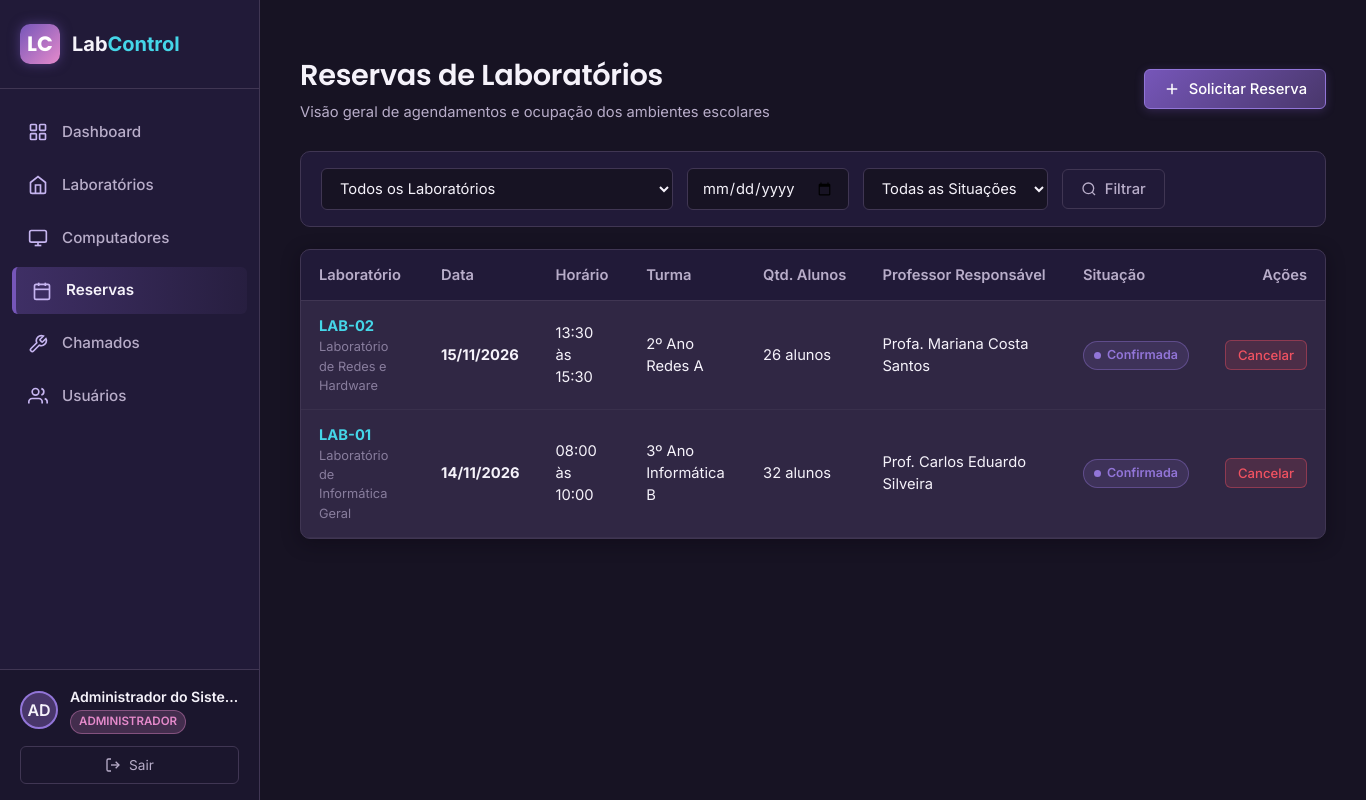
Screenshot of /reservas/ (signed in) with the database file from the repository.
### backend/models/usuario.py (models this page shows, shortened)
class Usuario(UserMixin, db.Model):
    __tablename__ = "usuarios"
    id = db.Column(db.Integer, primary_key=True)
    nome = db.Column(db.String(100), nullable=False)
    email = db.Column(db.String(120), unique=True, nullable=False, index=True)
    username = db.Column(db.String(50), unique=True, nullable=False, index=True)
    senha_hash = db.Column(db.String(255), nullable=False)
    perfil = db.Column(db.String(20), nullable=False)  # Administrador, Professor, TI
    ativo = db.Column(db.Boolean, default=True, nullable=False)
    criado_em = db.Column(db.DateTime, default=utc_now, nullable=False)
    reservas = db.relationship("Reserva", back_populates="professor", foreign_keys="Reserva.professor_id")
    chamados_abertos = db.relationship("Chamado", back_populates="usuario", foreign_keys="Chamado.usuario_id")
    chamados_atendidos = db.relationship("Chamado", back_populates="responsavel", foreign_keys="Chamado.responsavel_id")
    @property
    def is_admin(self) -> bool:
        return self.perfil == "Administrador"
    @property
    def is_professor(self) -> bool:
        return self.perfil == "Professor"

### backend/models/reserva.py (models this page shows, shortened)
class Reserva(db.Model):
    __tablename__ = "reservas"
    id = db.Column(db.Integer, primary_key=True)
    professor_id = db.Column(db.Integer, db.ForeignKey("usuarios.id"), nullable=False)
    laboratorio_id = db.Column(db.Integer, db.ForeignKey("laboratorios.id"), nullable=False)
    turma = db.Column(db.String(50), nullable=False)
    quantidade_alunos = db.Column(db.Integer, nullable=False)
    data = db.Column(db.Date, nullable=False, index=True)
    horario_inicio = db.Column(db.Time, nullable=False)
    horario_fim = db.Column(db.Time, nullable=False)
    finalidade = db.Column(db.Text, nullable=True)
    situacao = db.Column(db.String(20), default="Confirmada", nullable=False)  # Confirmada, Cancelada
    criado_em = db.Column(db.DateTime, default=utc_now, nullable=False)
    professor = db.relationship("Usuario", back_populates="reservas", foreign_keys=[professor_id])
    laboratorio = db.relationship("Laboratorio", back_populates="reservas", foreign_keys=[laboratorio_id])

### backend/models/laboratorio.py (models this page shows, shortened)
class Laboratorio(db.Model):
    __tablename__ = "laboratorios"
    id = db.Column(db.Integer, primary_key=True)
    identificador = db.Column(db.String(50), unique=True, nullable=False, index=True)
    nome = db.Column(db.String(100), nullable=False)
    capacidade_maxima = db.Column(db.Integer, nullable=False)
    descricao = db.Column(db.Text, nullable=True)
    criado_em = db.Column(db.DateTime, default=utc_now, nullable=False)
    computadores = db.relationship("Computador", back_populates="laboratorio", lazy="dynamic")
    reservas = db.relationship("Reserva", back_populates="laboratorio", lazy="dynamic")
    chamados = db.relationship("Chamado", back_populates="laboratorio", lazy="dynamic")
    @property
    def computadores_funcionando(self) -> int:
        return self.computadores.filter_by(estado="Funcionando").count()

### backend/routes/reserva_routes.py (the view)
@reserva_bp.route("/")
@login_required
def index():
    lab_id = request.args.get("laboratorio_id", "").strip()
    data_filtro = request.args.get("data", "").strip()
    situacao = request.args.get("situacao", "").strip()
    query = Reserva.query
    if current_user.is_professor:
        query = query.filter_by(professor_id=current_user.id)
    if lab_id and lab_id.isdigit():
        query = query.filter_by(laboratorio_id=int(lab_id))
    if data_filtro:
        try:
            data_obj = datetime.strptime(data_filtro, "%Y-%m-%d").date()
            query = query.filter_by(data=data_obj)
        except ValueError:
            pass
    if situacao in SITUACOES_RESERVA:
        query = query.filter_by(situacao=situacao)
    reservas = query.order_by(Reserva.data.desc(), Reserva.horario_inicio.desc()).all()
    laboratorios = Laboratorio.query.order_by(Laboratorio.identificador.asc()).all()
    return render_template(
        "reservas.html",
        reservas=reservas,
        laboratorios=laboratorios,
        situacoes=SITUACOES_RESERVA,
        lab_id=lab_id,
        data_filtro=data_filtro,
        situacao=situacao,
    )

### backend/app.py (called while the page is built)
@login_manager.user_loader
def load_user(user_id):
    return db.session.get(Usuario, int(user_id))

### backend/services/auth_service.py (called while the page is built)
def generate_csrf_token():
    if "_csrf_token" not in session:
        session["_csrf_token"] = secrets.token_hex(32)
    return session["_csrf_token"]

def validate_csrf():
    if request.method in ["POST", "PUT", "PATCH", "DELETE"]:
        token = request.form.get("csrf_token") or request.headers.get("X-CSRFToken")
        expected = session.get("_csrf_token")
        if not expected or not token or not secrets.compare_digest(token, expected):
            flash("Requisição inválida ou sessão expirada. Tente novamente.", "danger")
            abort(400)

### frontend/templates/reservas.html (shortened to what this page needs)
{% extends "base.html" %}
{% block content %}
<div class="page-header">
    <div class="header-titles">
        <h1>Reservas de Laboratórios</h1>
        <p class="header-subtitle">
            {% if current_user.is_professor %}
            Gerencie seus agendamentos de aulas práticas nos laboratórios
            {% else %}
            Visão geral de agendamentos e ocupação dos ambientes escolares
            {% endif %}
        </p>
    </div>
    <div class="header-actions">
        {% if current_user.is_professor or current_user.is_admin %}
        <button type="button" class="btn btn-primary" data-modal-target="#modal-nova-reserva">
            <svg width="18" height="18" viewBox="0 0 24 24" fill="none" stroke="currentColor" stroke-width="2"><path d="M12 5v14M5 12h14"/></svg>
            Solicitar Reserva
        </button>
        {% endif %}
    </div>
</div>
<form method="GET" action="{{ url_for('reservas.index') }}" class="filter-bar">
    <div style="min-width: 180px;">
        <select name="laboratorio_id" class="form-select">
            <option value="">Todos os Laboratórios</option>
        </select>
    </div>
    <div style="min-width: 160px;">
        <input
            type="date"
            name="data"
            value="{{ data_filtro }}"
            class="form-control"
            title="Filtrar por data específica"
        >
    </div>
    <div style="min-width: 160px;">
        <select name="situacao" class="form-select">
            <option value="">Todas as Situações</option>
        </select>
    </div>
    <button type="submit" class="btn btn-secondary">
        <svg width="16" height="16" viewBox="0 0 24 24" fill="none" stroke="currentColor" stroke-width="2"><circle cx="11" cy="11" r="8"/><line x1="21" y1="21" x2="16.65" y2="16.65"/></svg>
        Filtrar
    </button>
</form>
<div class="content-card">
    <div class="table-responsive">
        <table class="table-custom">
            <thead>
                <tr>
                    <th>Laboratório</th>
                    <th>Data</th>
                    <th>Horário</th>
                    <th>Turma</th>
                    <th>Qtd. Alunos</th>
                    <th>Professor Responsável</th>
                    <th>Situação</th>
                    <th style="text-align: right;">Ações</th>
                </tr>
            </thead>
            <tbody>
                {% for res in reservas %}
                <tr>
                    <td>
                        <strong style="color: var(--accent-cyan);">{{ res.laboratorio.identificador }}</strong>
                        <div style="font-size: 0.8rem; color: var(--text-muted);">{{ res.laboratorio.nome }}</div>
                    </td>
                    <td><strong>{{ res.data.strftime('%d/%m/%Y') }}</strong></td>
                    <td>{{ res.horario_inicio.strftime('%H:%M') }} às {{ res.horario_fim.strftime('%H:%M') }}</td>
                    <td>{{ res.turma }}</td>
                    <td>{{ res.quantidade_alunos }} alunos</td>
                    <td>{{ res.professor.nome }}</td>
                    <td>
                        <span class="status-badge badge-{{ res.situacao.lower() }}">{{ res.situacao }}</span>
                    </td>
                    <td style="text-align: right; white-space: nowrap;">
                        {% if res.situacao == 'Confirmada' and (current_user.is_admin or current_user.id == res.professor_id) %}
                        <button
                            type="button"
                            class="btn btn-danger btn-sm"
                            data-modal-target="#modal-cancelar-reserva-{{ res.id }}"
                            title="Cancelar reserva"
                        >
                            Cancelar
                        </button>
                        {% else %}
                        <span style="color: var(--text-muted); font-size: 0.8rem;">—</span>
                        {% endif %}
                    </td>
                </tr>
                {% else %}
                <tr>
                    <td colspan="8" style="text-align: center; color: var(--text-muted); padding: 30px;">
                        Nenhuma reserva encontrada para os critérios informados.
                    </td>
                </tr>
                {% endfor %}
            </tbody>
        </table>
    </div>
</div>
{% endblock %}

### frontend/templates/base.html (shortened to what this page needs)
<!DOCTYPE html>
<html lang="pt-BR">
<head>
    <link rel="stylesheet" href="{{ url_for('static', filename='css/style.css') }}">
</head>
<body>
    <div class="app-container">
        <aside class="sidebar">
            <div class="sidebar-brand">
                <div class="brand-icon">LC</div>
                <div class="brand-text">Lab<span>Control</span></div>
            </div>
            <nav class="sidebar-nav">
                <a href="{{ url_for('dashboard.index') }}" class="nav-link {% if request.blueprint == 'dashboard' %}active{% endif %}">
                    <svg viewBox="0 0 24 24" fill="none" stroke="currentColor">
                        <rect x="3" y="3" width="7" height="7" rx="1"></rect>
                        <rect x="14" y="3" width="7" height="7" rx="1"></rect>
                        <rect x="14" y="14" width="7" height="7" rx="1"></rect>
                        <rect x="3" y="14" width="7" height="7" rx="1"></rect>
                    </svg>
                    <span class="nav-text">Dashboard</span>
                </a>
                <a href="{{ url_for('laboratorios.index') }}" class="nav-link {% if request.blueprint == 'laboratorios' %}active{% endif %}">
                    <svg viewBox="0 0 24 24" fill="none" stroke="currentColor">
                        <path d="M3 9l9-7 9 7v11a2 2 0 0 1-2 2H5a2 2 0 0 1-2-2z"></path>
                        <polyline points="9 22 9 12 15 12 15 22"></polyline>
                    </svg>
                    <span class="nav-text">Laboratórios</span>
                </a>
                <a href="{{ url_for('computadores.index') }}" class="nav-link {% if request.blueprint == 'computadores' %}active{% endif %}">
                    <svg viewBox="0 0 24 24" fill="none" stroke="currentColor">
                        <rect x="2" y="3" width="20" height="14" rx="2" ry="2"></rect>
                        <line x1="8" y1="21" x2="16" y2="21"></line>
                        <line x1="12" y1="17" x2="12" y2="21"></line>
                    </svg>
                    <span class="nav-text">Computadores</span>
                </a>
                <a href="{{ url_for('reservas.index') }}" class="nav-link {% if request.blueprint == 'reservas' %}active{% endif %}">
                    <svg viewBox="0 0 24 24" fill="none" stroke="currentColor">
                        <rect x="3" y="4" width="18" height="18" rx="2" ry="2"></rect>
                        <line x1="16" y1="2" x2="16" y2="6"></line>
                        <line x1="8" y1="2" x2="8" y2="6"></line>
                        <line x1="3" y1="10" x2="21" y2="10"></line>
                    </svg>
                    <span class="nav-text">Reservas</span>
                </a>
                <a href="{{ url_for('chamados.index') }}" class="nav-link {% if request.blueprint == 'chamados' %}active{% endif %}">
                    <svg viewBox="0 0 24 24" fill="none" stroke="currentColor">
                        <path d="M14.7 6.3a1 1 0 0 0 0 1.4l1.6 1.6a1 1 0 0 0 1.4 0l3.77-3.77a6 6 0 0 1-7.94 7.94l-6.91 6.91a2.12 2.12 0 0 1-3-3l6.91-6.91a6 6 0 0 1 7.94-7.94l-3.76 3.76z"></path>
                    </svg>
                    <span class="nav-text">Chamados</span>
                </a>
                {% if current_user.is_authenticated and current_user.is_admin %}
                <a href="{{ url_for('usuarios.index') }}" class="nav-link {% if request.blueprint == 'usuarios' %}active{% endif %}">
                    <svg viewBox="0 0 24 24" fill="none" stroke="currentColor">
                        <path d="M17 21v-2a4 4 0 0 0-4-4H5a4 4 0 0 0-4 4v2"></path>
                        <circle cx="9" cy="7" r="4"></circle>
                        <path d="M23 21v-2a4 4 0 0 0-3-3.87"></path>
                        <path d="M16 3.13a4 4 0 0 1 0 7.75"></path>
                    </svg>
                    <span class="nav-text">Usuários</span>
                </a>
                {% endif %}
            </nav>
            <div class="sidebar-footer">
                {% if current_user.is_authenticated %}
                <div class="user-profile">
                    <div class="user-avatar">{{ current_user.nome[:2].upper() }}</div>
                    <div class="user-info">
                        <div class="user-name" title="{{ current_user.nome }}">{{ current_user.nome }}</div>
                        <span class="user-role-badge role-{{ current_user.perfil }}">{{ current_user.perfil }}</span>
                    </div>
                </div>
                <a href="{{ url_for('auth.logout') }}" class="btn-logout" title="Sair do sistema">
                    <svg width="16" height="16" viewBox="0 0 24 24" fill="none" stroke="currentColor" stroke-width="2">
                        <path d="M9 21H5a2 2 0 0 1-2-2V5a2 2 0 0 1 2-2h4"></path>
                        <polyline points="16 17 21 12 16 7"></polyline>
                        <line x1="21" y1="12" x2="9" y2="12"></line>
                    </svg>
                    <span>Sair</span>
                </a>
                {% endif %}
            </div>
        </aside>
        <main class="main-content">
            {% block content %}{% endblock %}
        </main>
    </div>
</body>
</html>

### rows the page displays
Usuario: nome "AD", nome "Administrador do Siste…", perfil "ADMINISTRADOR"
Reserva: laboratorio.identificador "LAB-02", laboratorio.nome "Laboratório de Redes e Hardware", data "15/11/2026", horario_inicio "13:30", horario_fim "15:30", turma "2º Ano Redes A", quantidade_alunos "26", professor.nome "Profa. Mariana Costa Santos", situacao "Confirmada"
Reserva: laboratorio.identificador "LAB-01", laboratorio.nome "Laboratório de Informática Geral", data "14/11/2026", horario_inicio "08:00", horario_fim "10:00", turma "3º Ano Informática B", quantidade_alunos "32", professor.nome "Prof. Carlos Eduardo Silveira", situacao "Confirmada"
